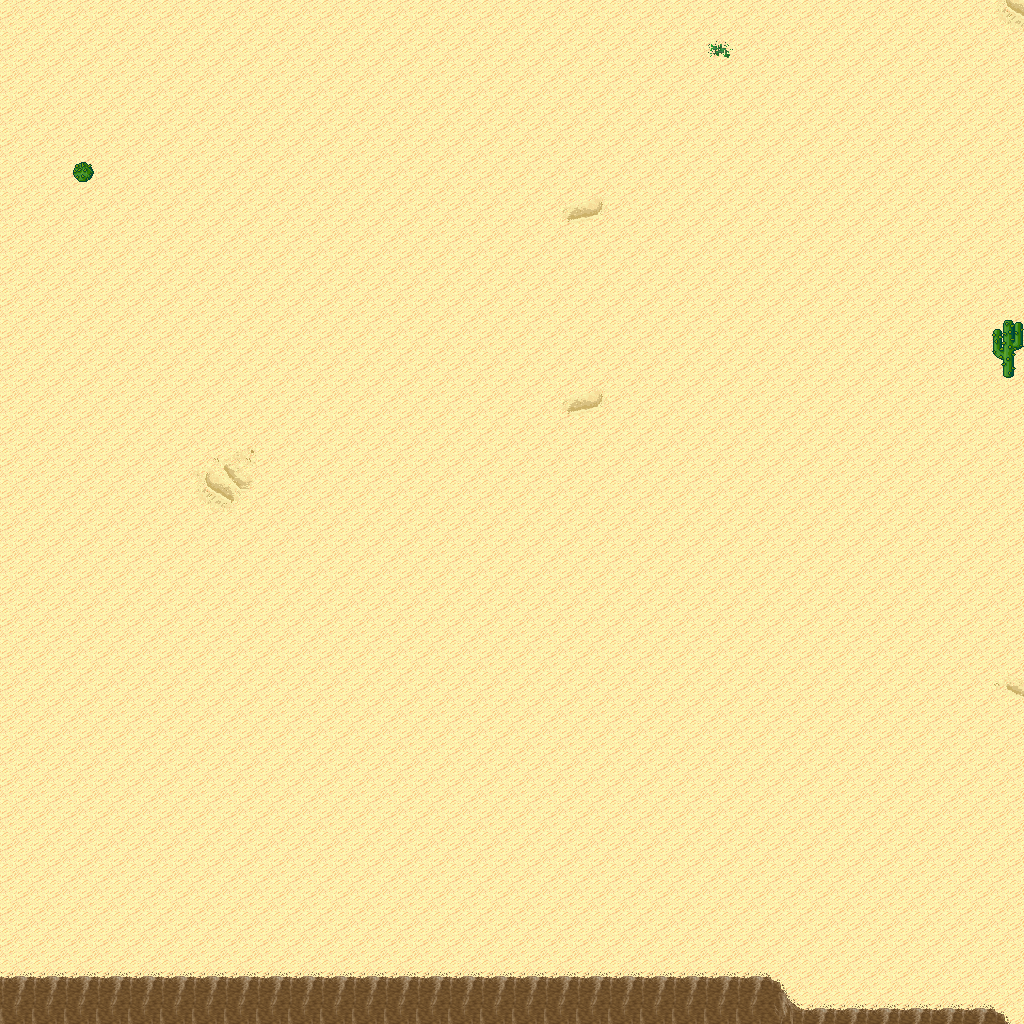

The image is a tile-based game level rendered from a .tmx file. Its description and source (layers, tilesets, objects; grid data summarised) follow:
An orthogonal 32x32 tile map with 32x32 px tiles, 5 tile layers (Ground, Objects, Objects2, Above, ...), 1 hidden layer not drawn, 8 tilesets.

<map version="1.10" tiledversion="1.11.0" orientation="orthogonal" renderorder="right-down" width="32" height="32" tilewidth="32" tileheight="32" infinite="0" nextlayerid="11" nextobjectid="1">
 <tileset firstgid="1" name="logic_collision" tilewidth="32" tileheight="32" tilecount="1" columns="1">
  <image source="../drawable/logic_collision.png" width="32" height="32" />
 </tileset>
 <tileset firstgid="2" name="ground_ground" tilewidth="32" tileheight="32" tilecount="33" columns="3">
  <image source="../drawable/ground_ground.png" width="96" height="352" />
 </tileset>
 <tileset firstgid="35" name="ground_ridge_earth_pale" tilewidth="32" tileheight="32" tilecount="96" columns="12">
  <image source="../drawable/ground_ridge_earth_pale.png" width="384" height="256" />
 </tileset>
 <tileset firstgid="131" name="ground_ridge_earth_dark" tilewidth="32" tileheight="32" tilecount="96" columns="12">
  <image source="../drawable/ground_ridge_earth_dark.png" width="384" height="256" />
 </tileset>
 <tileset firstgid="227" name="terrain_desert" tilewidth="32" tileheight="32" tilecount="88" columns="8">
  <image source="../drawable/terrain_desert.png" width="256" height="352" />
 </tileset>
 <tileset firstgid="315" name="plant_tree_tree_darkgreen" tilewidth="32" tileheight="32" tilecount="88" columns="8">
  <image source="../drawable/plant_tree_tree_darkgreen.png" width="256" height="352" />
 </tileset>
 <tileset firstgid="403" name="plant_cactus_2" tilewidth="32" tileheight="32" tilecount="10" columns="5">
  <image source="../drawable/plant_cactus_2.png" width="160" height="64" />
 </tileset>
 <tileset firstgid="413" name="ground_sand_2" tilewidth="32" tileheight="32" tilecount="15" columns="5">
  <image source="../drawable/ground_sand_2.png" width="160" height="96" />
 </tileset>
 <layer id="1" name="Ground" width="32" height="32">
  <data>[1024 cells, 1024 non-empty, 9 distinct tile ids]</data>
 </layer>
 <layer id="2" name="Objects" width="32" height="32">
  <data>[1024 cells, 59 non-empty, 6 distinct tile ids]</data>
 </layer>
 <layer id="3" name="Objects2" width="32" height="32">
  <data>[1024 cells, 0 non-empty, 0 distinct tile ids]</data>
 </layer>
 <layer id="4" name="Above" width="32" height="32">
  <data>[1024 cells, 1 non-empty, 1 distinct tile ids]</data>
 </layer>
 <layer id="5" name="Above2" width="32" height="32">
  <data>[1024 cells, 0 non-empty, 0 distinct tile ids]</data>
 </layer>
 <layer id="6" name="Walkable" width="32" height="32" visible="0">
  <data>[1024 cells, 27 non-empty, 1 distinct tile ids]</data>
 </layer>
 <objectgroup id="7" name="Mapevents" />
 <objectgroup id="8" name="Spawn" />
 <objectgroup id="9" name="Keys" />
 <objectgroup id="10" name="Replace" />
</map>
